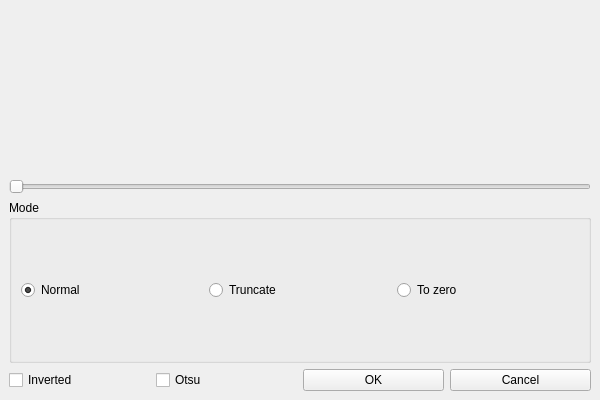
<?xml version="1.0" encoding="UTF-8"?>
<ui version="4.0">
 <class>ThresholdWindow</class>
 <widget class="QMainWindow" name="ThresholdWindow">
  <property name="geometry">
   <rect>
    <x>0</x>
    <y>0</y>
    <width>600</width>
    <height>400</height>
   </rect>
  </property>
  <property name="windowTitle">
   <string>Threshold</string>
  </property>
  <widget class="QWidget" name="centralwidget">
   <layout class="QGridLayout" name="gridLayout_2">
    <item row="0" column="0">
     <widget class="QwtPlot" name="histogramPlot"/>
    </item>
    <item row="1" column="0">
     <widget class="QSlider" name="thresholdSlider">
      <property name="maximum">
       <number>255</number>
      </property>
      <property name="orientation">
       <enum>Qt::Horizontal</enum>
      </property>
     </widget>
    </item>
    <item row="2" column="0">
     <widget class="QGroupBox" name="groupBox">
      <property name="title">
       <string>Mode</string>
      </property>
      <layout class="QGridLayout" name="gridLayout">
       <item row="0" column="2">
        <widget class="QRadioButton" name="toZeroRadioButton">
         <property name="text">
          <string>To zero</string>
         </property>
        </widget>
       </item>
       <item row="0" column="1">
        <widget class="QRadioButton" name="truncateRadioButton">
         <property name="text">
          <string>Truncate</string>
         </property>
        </widget>
       </item>
       <item row="0" column="0">
        <widget class="QRadioButton" name="normalRadioButton">
         <property name="text">
          <string>Normal</string>
         </property>
         <property name="checked">
          <bool>true</bool>
         </property>
        </widget>
       </item>
      </layout>
     </widget>
    </item>
    <item row="3" column="0">
     <layout class="QHBoxLayout" name="horizontalLayout">
      <item>
       <widget class="QCheckBox" name="invertedCheckBox">
        <property name="text">
         <string>Inverted</string>
        </property>
       </widget>
      </item>
      <item>
       <widget class="QCheckBox" name="otsuCheckBox">
        <property name="text">
         <string>Otsu</string>
        </property>
       </widget>
      </item>
      <item>
       <widget class="QPushButton" name="okPushButton">
        <property name="text">
         <string>OK</string>
        </property>
       </widget>
      </item>
      <item>
       <widget class="QPushButton" name="cancelPushButton">
        <property name="text">
         <string>Cancel</string>
        </property>
       </widget>
      </item>
     </layout>
    </item>
   </layout>
   <zorder>invertedCheckBox</zorder>
   <zorder>okPushButton</zorder>
   <zorder>cancelPushButton</zorder>
   <zorder>otsuCheckBox</zorder>
   <zorder>histogramPlot</zorder>
   <zorder>thresholdSlider</zorder>
   <zorder>groupBox</zorder>
  </widget>
 </widget>
 <customwidgets>
  <customwidget>
   <class>QwtPlot</class>
   <extends>QFrame</extends>
   <header>qwt_plot.h</header>
  </customwidget>
 </customwidgets>
 <resources/>
 <connections/>
</ui>
